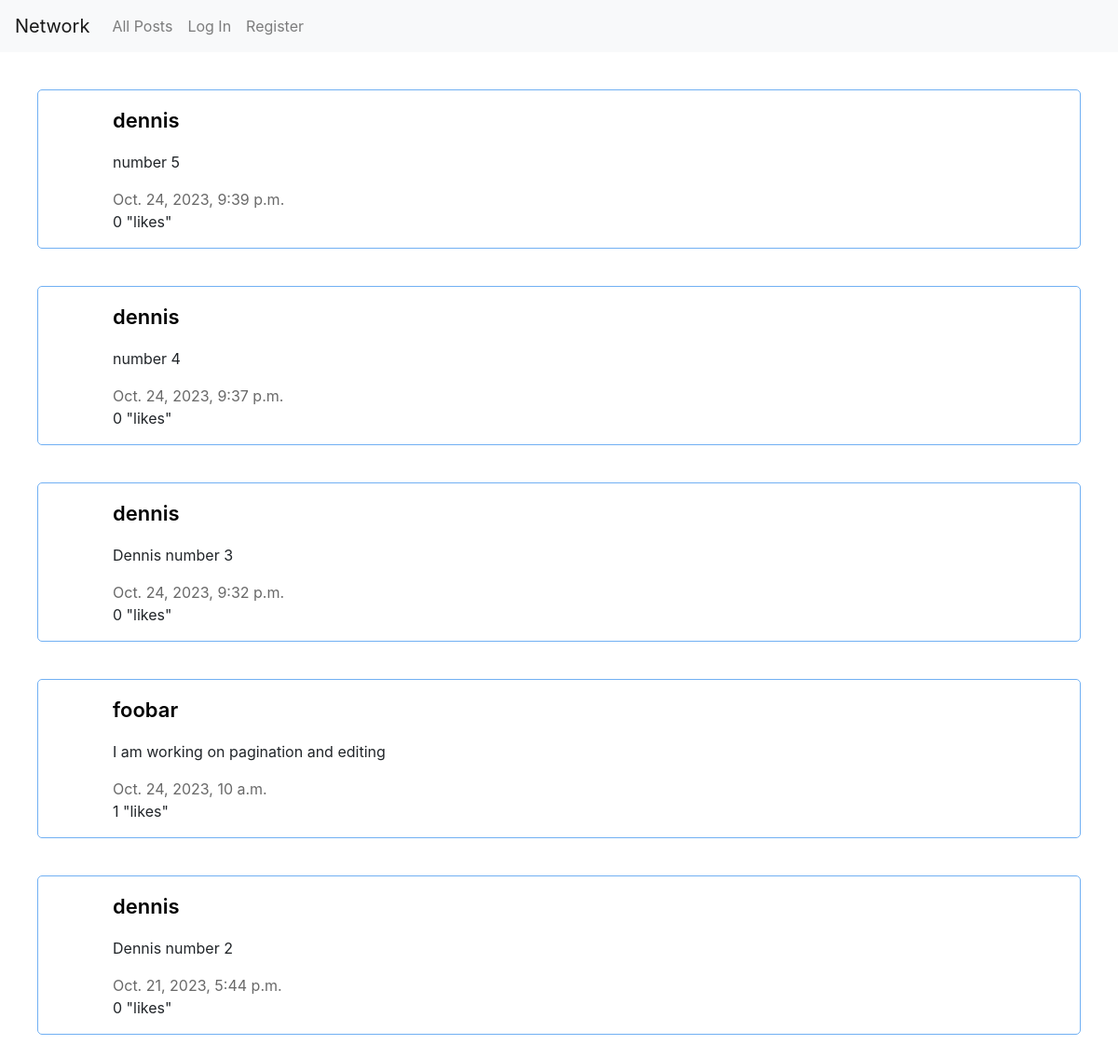
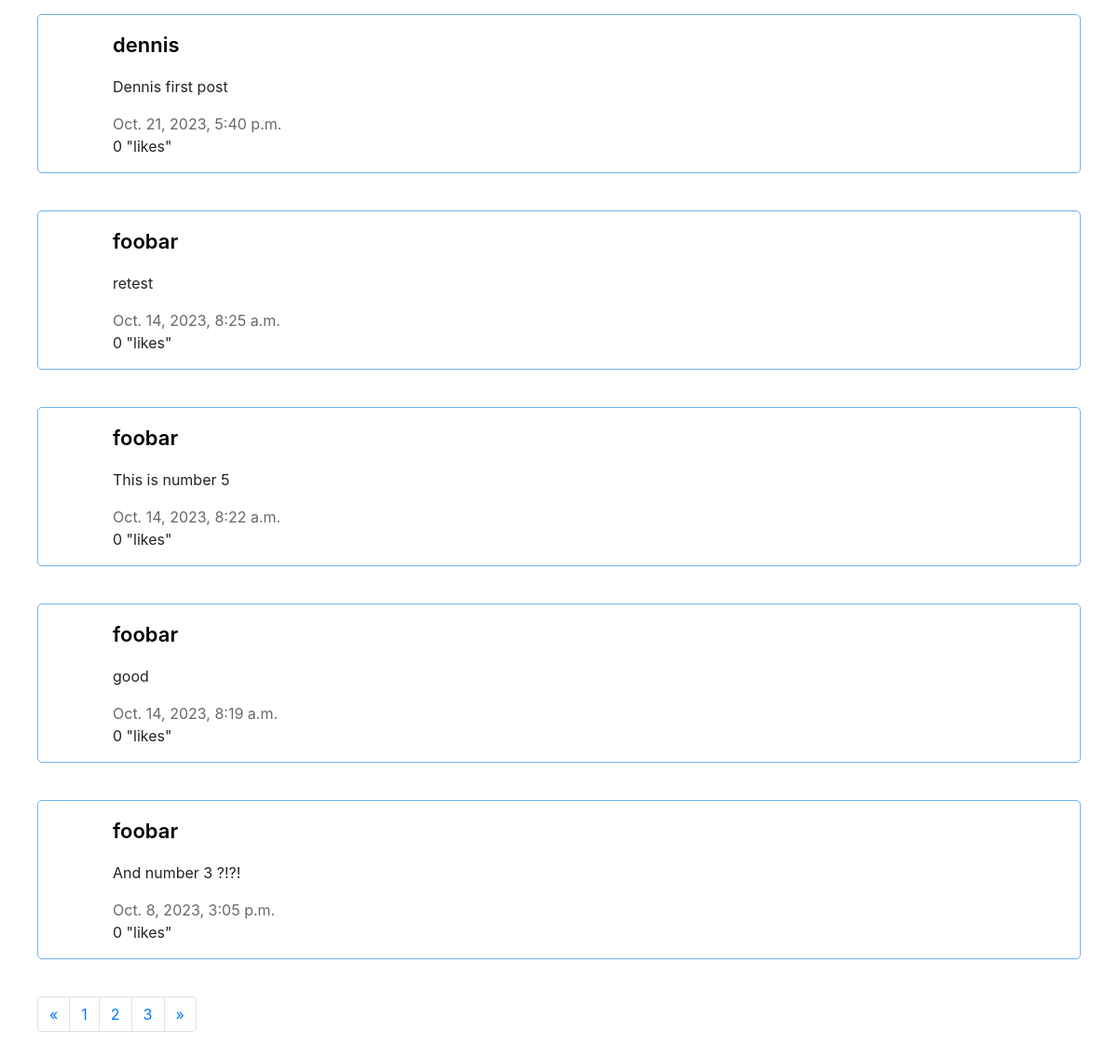
Page /?page=2 on the earlier database version (2 pictures, top to bottom).
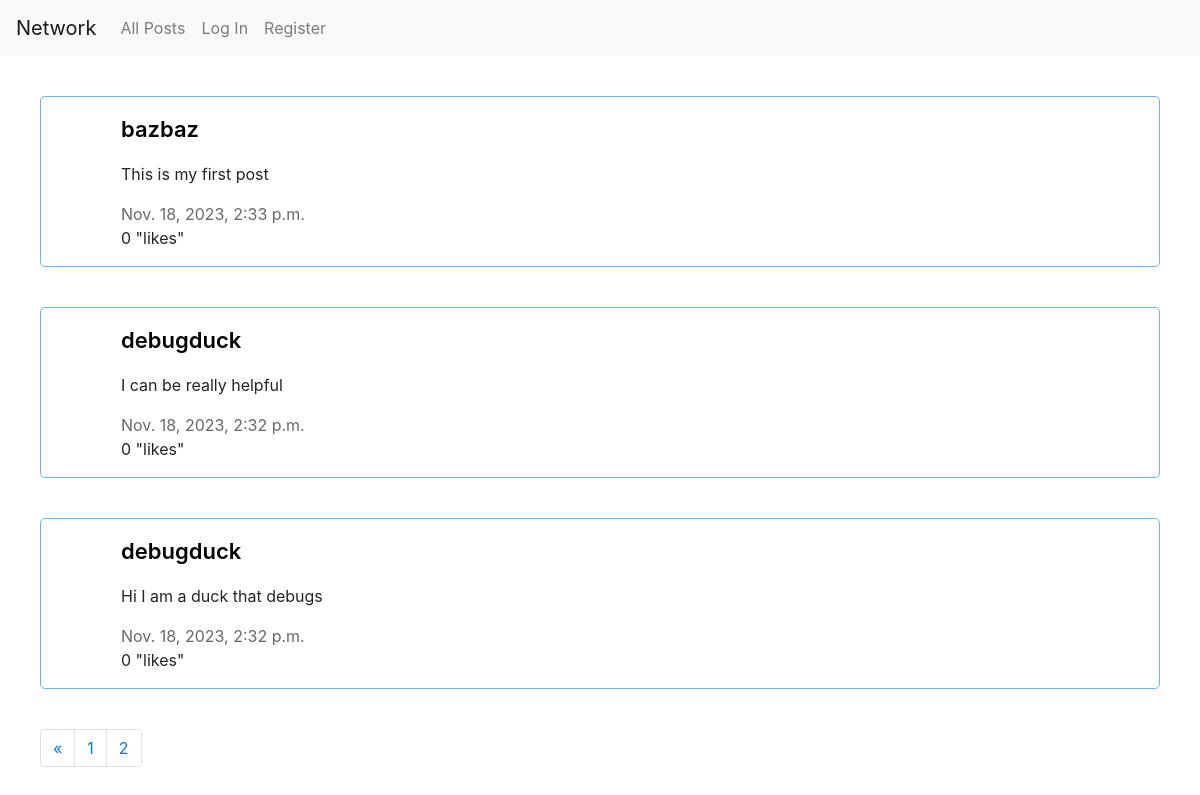
Same page on the later database version.
### network/models.py (models this page shows, shortened)
class Post(models.Model):
    poster = models.ForeignKey(User, on_delete=models.CASCADE, related_name="post")
    content = models.TextField()
    timestamp = models.DateTimeField()

class User(AbstractUser):
    pass

### network/views.py (the view)
# urls.py: path("", views.index, name="index"),
def index(request):
    post_list = Post.objects.all()
    post_list = post_list.order_by("-timestamp").all()
    paginator = Paginator(post_list,10)
    page_number = request.GET.get('page')
    post_list = paginator.get_page(page_number)
    liked = []
    if request.user.is_authenticated:
        user_likes = Like.objects.filter(liker=request.user)
        liked = Post.objects.filter(likes__in=user_likes)
    return render(request, "network/index.html",{"post_list":post_list,"liked":liked})

### network/templates/network/index.html (shortened to what this page needs)
{% extends "network/layout.html" %}
{% load static %}
{% block body %}
    <div id="main-page">
        <div id="all-posts">
            {% for post in post_list %}
                <div class="post">
                  <div class="poster-name-div">
                    <a href="{% url 'profile' post.poster_id %}" class="poster-name">{{ post.poster }}</a>
                  </div>
                    <div class="content" id="{{ post.id }}-content">{{ post.content }}</div>
                    <div class="tmstmp">{{ post.timestamp }}</div>
                    <div class="likes-count">
                      <span id="{{ post.id }}-likes">{{ post.likes.count }}</span>
                      <span>"likes"</span>
                    </div>
                </div>
            {% endfor %}
        </div>
    </div>
    <nav class="navigation" aria-label="Page navigation">
        <ul class="pagination">
        {% if post_list.has_previous %}
          <li class="page-item">
            <a class="page-link" href="?page={{ post_list.previous_page_number }}" aria-label="Previous">
              <span aria-hidden="true">&laquo;</span>
            </a>
          </li>
        {% endif %}
        {% if post_list.paginator.num_pages <= 3 %}
            {% for page in post_list.paginator.page_range %}
                <li class="page-item"><a class="page-link" href="?page={{ page }}">{{ page }}</a></li>
            {% endfor %}
        {% endif %}
        {% if post_list.has_next %}
            <li class="page-item">
            <a class="page-link" href="?page={{ post_list.next_page_number }}" aria-label="Next">
              <span aria-hidden="true">&raquo;</span>
            </a>
          </li>
        {% endif %}
        </ul>
      </nav>
{% endblock %}

Differences in the rows shown:
removed Post: poster "dennis", content "number 5", timestamp "Oct. 24, 2023, 9:39 p.m.", likes.count "0"
removed Post: poster "dennis", content "number 4", timestamp "Oct. 24, 2023, 9:37 p.m.", likes.count "0"
removed Post: poster "dennis", content "Dennis number 3", timestamp "Oct. 24, 2023, 9:32 p.m.", likes.count "0"
removed Post: poster "foobar", content "I am working on pagination and editing", timestamp "Oct. 24, 2023, 10 a.m.", likes.count "1"
removed Post: poster "dennis", content "Dennis number 2", timestamp "Oct. 21, 2023, 5:44 p.m.", likes.count "0"
removed Post: poster "dennis", content "Dennis first post", timestamp "Oct. 21, 2023, 5:40 p.m.", likes.count "0"
removed Post: poster "foobar", content "retest", timestamp "Oct. 14, 2023, 8:25 a.m.", likes.count "0"
removed Post: poster "foobar", content "This is number 5", timestamp "Oct. 14, 2023, 8:22 a.m.", likes.count "0"
removed Post: poster "foobar", content "good", timestamp "Oct. 14, 2023, 8:19 a.m.", likes.count "0"
removed Post: poster "foobar", content "And number 3 ?!?!", timestamp "Oct. 8, 2023, 3:05 p.m.", likes.count "0"
added Post: poster "bazbaz", content "This is my first post", timestamp "Nov. 18, 2023, 2:33 p.m.", likes.count "0"
added Post: poster "debugduck", content "I can be really helpful", timestamp "Nov. 18, 2023, 2:32 p.m.", likes.count "0"
added Post: poster "debugduck", content "Hi I am a duck that debugs", timestamp "Nov. 18, 2023, 2:32 p.m.", likes.count "0"
Other differences:
list line gone: "3"
